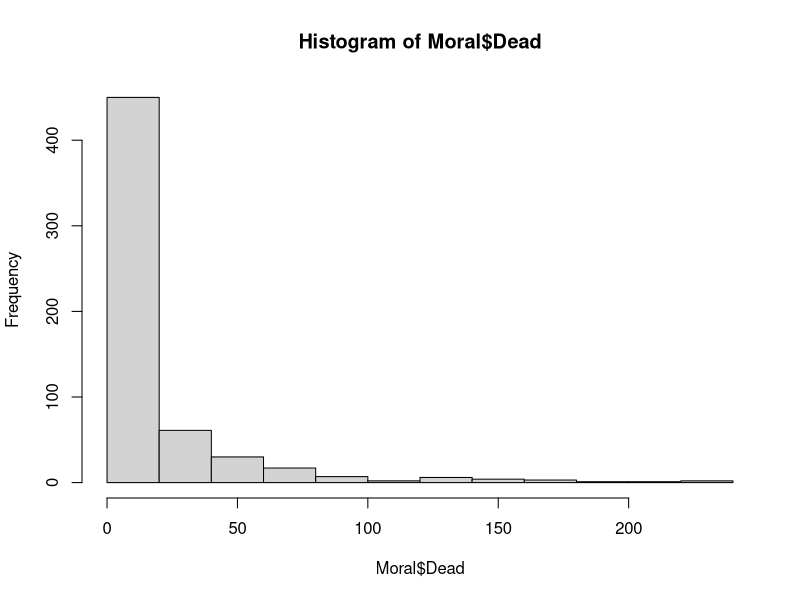

The R script that drew this image:
# Morales 2013 rec 325
# Phenotypic extractions

# Load libraries====
library(here)
library(lme4)

# Set wd====
dir<-here()

# Load data====
Moral<-read.csv("Data/Morales2013.csv")
MorF<-subset(Moral, SEX=="F")
MorM<-subset(Moral, SEX=="M")

hist(Moral$Dead) #poisson

# Models====
m1<-glm(Dead~Distance_flown, family="poisson", data=MorF)
summary(m1)
cor.test(Moral$Dead,Moral$Distance_flown)

m2<-glm(Dead~distance_walked, family="poisson", data=MorF)
summary(m2)

m3<-glm(Dead~resting_time, family="poisson", data=MorF)
summary(m3) #switch sign so high value represents high exploration

m4<-glm(Dead~walking_velocity, family="poisson", data=MorF)
summary(m4)

m5<-glm(Dead~free_fall, family="poisson", data=MorF)
summary(m5) 

m6<-glm(Dead~death_feigning, family="poisson", data=MorF)
summary(m6) #keep sign to represent antipredator behaviour

m7<-glm(Dead~body_righting, family="poisson", data=MorF)
summary(m7) #high value reflects long latency, so switch sign

m8<-glm(Dead~intra_interaction, family="poisson", data=MorF)
summary(m8) #high value reflects long latency, therefore switch sign

m9<-glm(Dead~inter_interaction, family="poisson", data=MorF)
summary(m9) #switch sign as above

m10<-glm(Dead~Wingbeat, family="poisson", data=MorF)
summary(m10)

m11<-glm(Dead~Distance_flown, family="poisson", data=MorM)
summary(m11)

m12<-glm(Dead~distance_walked, family="poisson", data=MorM)
summary(m12)

m13<-glm(Dead~resting_time, family="poisson", data=MorM)
summary(m13) #switch sign so high value represents high exploration

m14<-glm(Dead~walking_velocity, family="poisson", data=MorM)
summary(m14)

m15<-glm(Dead~free_fall, family="poisson", data=MorM)
summary(m15) 

m16<-glm(Dead~death_feigning, family="poisson", data=MorM)
summary(m16) #high value reflects long latency, so switch sign

m17<-glm(Dead~body_righting, family="poisson", data=MorM)
summary(m17) #high value reflects long latency, so switch sign

m18<-glm(Dead~intra_interaction, family="poisson", data=MorM)
summary(m18) #high value reflects long latency, therefore switch sign

m19<-glm(Dead~inter_interaction, family="poisson", data=MorM)
summary(m19) #switch sign as above

m20<-glm(Dead~Wingbeat, family="poisson", data=MorM)
summary(m20)